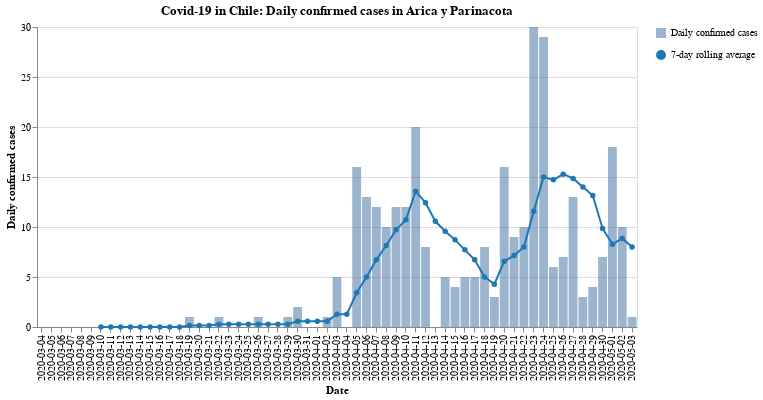

Notebook source saved alongside this figure:
### Code cell
#hide_input
bars, line = my_cases_plot(region)
(bars + line).properties(
    title=f'Covid-19 in Chile: Daily confirmed cases in {region}',
    width=600
)

### Figure 1 — Vega-Lite specification as saved in the notebook (floating-point values rounded to 4 significant figures)
{"config": {"view": {"continuousWidth": 400, "continuousHeight": 300}}, "layer": [{"mark": {"type": "bar", "opacity": 0.7}, "encoding": {"opacity": {"type": "nominal", "field": "Daily confirmed cases", "legend": {"title": ""}}, "tooltip": [{"type": "nominal", "field": "Date"}, {"type": "quantitative", "field": "Confirmed cases"}], "x": {"type": "nominal", "axis": {"title": "Date"}, "field": "Date"}, "y": {"type": "quantitative", "axis": {"title": "Daily confirmed cases"}, "field": "Confirmed cases"}}}, {"mark": {"type": "line", "color": "#1f77b4", "point": {"filled": true, "fill": "#1f77b4"}}, "encoding": {"shape": {"type": "nominal", "field": "7-day rolling average", "legend": {"title": ""}}, "x": {"type": "nominal", "axis": {"title": "Date"}, "field": "Date"}, "y": {"type": "quantitative", "field": "Rolling"}}}], "data": {"name": "data-8f741a4f49f39bdf8c0d128fa37a7892"}, "title": "Covid-19 in Chile: Daily confirmed cases in Arica y Parinacota", "width": 600, "$schema": "https://vega.github.io/schema/vega-lite/v4.8.1.json", "datasets": {"data-8f741a4f49f39bdf8c0d128fa37a7892": [{"Date": "2020-03-04", "Confirmed cases": 0, "Rolling": null, "Daily confirmed cases": "Daily confirmed cases", "7-day rolling average": "7-day rolling average"}, {"Date": "2020-03-05", "Confirmed cases": 0, "Rolling": null, "Daily confirmed cases": "Daily confirmed cases", "7-day rolling average": "7-day rolling average"}, {"Date": "2020-03-06", "Confirmed cases": 0, "Rolling": null, "Daily confirmed cases": "Daily confirmed cases", "7-day rolling average": "7-day rolling average"}, {"Date": "2020-03-07", "Confirmed cases": 0, "Rolling": null, "Daily confirmed cases": "Daily confirmed cases", "7-day rolling average": "7-day rolling average"}, {"Date": "2020-03-08", "Confirmed cases": 0, "Rolling": null, "Daily confirmed cases": "Daily confirmed cases", "7-day rolling average": "7-day rolling average"}, {"Date": "2020-03-09", "Confirmed cases": 0, "Rolling": null, "Daily confirmed cases": "Daily confirmed cases", "7-day rolling average": "7-day rolling average"}, {"Date": "2020-03-10", "Confirmed cases": 0, "Rolling": 0.0, "Daily confirmed cases": "Daily confirmed cases", "7-day rolling average": "7-day rolling average"}, {"Date": "2020-03-11", "Confirmed cases": 0, "Rolling": 0.0, "Daily confirmed cases": "Daily confirmed cases", "7-day rolling average": "7-day rolling average"}, {"Date": "2020-03-12", "Confirmed cases": 0, "Rolling": 0.0, "Daily confirmed cases": "Daily confirmed cases", "7-day rolling average": "7-day rolling average"}, {"Date": "2020-03-13", "Confirmed cases": 0, "Rolling": 0.0, "Daily confirmed cases": "Daily confirmed cases", "7-day rolling average": "7-day rolling average"}, {"Date": "2020-03-14", "Confirmed cases": 0, "Rolling": 0.0, "Daily confirmed cases": "Daily confirmed cases", "7-day rolling average": "7-day rolling average"}, {"Date": "2020-03-15", "Confirmed cases": 0, "Rolling": 0.0, "Daily confirmed cases": "Daily confirmed cases", "7-day rolling average": "7-day rolling average"}, {"Date": "2020-03-16", "Confirmed cases": 0, "Rolling": 0.0, "Daily confirmed cases": "Daily confirmed cases", "7-day rolling average": "7-day rolling average"}, {"Date": "2020-03-17", "Confirmed cases": 0, "Rolling": 0.0, "Daily confirmed cases": "Daily confirmed cases", "7-day rolling average": "7-day rolling average"}, {"Date": "2020-03-18", "Confirmed cases": 0, "Rolling": 0.0, "Daily confirmed cases": "Daily confirmed cases", "7-day rolling average": "7-day rolling average"}, {"Date": "2020-03-19", "Confirmed cases": 1, "Rolling": 0.1429, "Daily confirmed cases": "Daily confirmed cases", "7-day rolling average": "7-day rolling average"}, {"Date": "2020-03-20", "Confirmed cases": 0, "Rolling": 0.1429, "Daily confirmed cases": "Daily confirmed cases", "7-day rolling average": "7-day rolling average"}, {"Date": "2020-03-21", "Confirmed cases": 0, "Rolling": 0.1429, "Daily confirmed cases": "Daily confirmed cases", "7-day rolling average": "7-day rolling average"}, {"Date": "2020-03-22", "Confirmed cases": 1, "Rolling": 0.2857, "Daily confirmed cases": "Daily confirmed cases", "7-day rolling average": "7-day rolling average"}, {"Date": "2020-03-23", "Confirmed cases": 0, "Rolling": 0.2857, "Daily confirmed cases": "Daily confirmed cases", "7-day rolling average": "7-day rolling average"}, {"Date": "2020-03-24", "Confirmed cases": 0, "Rolling": 0.2857, "Daily confirmed cases": "Daily confirmed cases", "7-day rolling average": "7-day rolling average"}, {"Date": "2020-03-25", "Confirmed cases": 0, "Rolling": 0.2857, "Daily confirmed cases": "Daily confirmed cases", "7-day rolling average": "7-day rolling average"}, {"Date": "2020-03-26", "Confirmed cases": 1, "Rolling": 0.2857, "Daily confirmed cases": "Daily confirmed cases", "7-day rolling average": "7-day rolling average"}, {"Date": "2020-03-27", "Confirmed cases": 0, "Rolling": 0.2857, "Daily confirmed cases": "Daily confirmed cases", "7-day rolling average": "7-day rolling average"}, {"Date": "2020-03-28", "Confirmed cases": 0, "Rolling": 0.2857, "Daily confirmed cases": "Daily confirmed cases", "7-day rolling average": "7-day rolling average"}, {"Date": "2020-03-29", "Confirmed cases": 1, "Rolling": 0.2857, "Daily confirmed cases": "Daily confirmed cases", "7-day rolling average": "7-day rolling average"}, {"Date": "2020-03-30", "Confirmed cases": 2, "Rolling": 0.5714, "Daily confirmed cases": "Daily confirmed cases", "7-day rolling average": "7-day rolling average"}, {"Date": "2020-03-31", "Confirmed cases": 0, "Rolling": 0.5714, "Daily confirmed cases": "Daily confirmed cases", "7-day rolling average": "7-day rolling average"}, {"Date": "2020-04-01", "Confirmed cases": 0, "Rolling": 0.5714, "Daily confirmed cases": "Daily confirmed cases", "7-day rolling average": "7-day rolling average"}, {"Date": "2020-04-02", "Confirmed cases": 1, "Rolling": 0.5714, "Daily confirmed cases": "Daily confirmed cases", "7-day rolling average": "7-day rolling average"}, {"Date": "2020-04-03", "Confirmed cases": 5, "Rolling": 1.286, "Daily confirmed cases": "Daily confirmed cases", "7-day rolling average": "7-day rolling average"}, {"Date": "2020-04-04", "Confirmed cases": 0, "Rolling": 1.286, "Daily confirmed cases": "Daily confirmed cases", "7-day rolling average": "7-day rolling average"}, {"Date": "2020-04-05", "Confirmed cases": 16, "Rolling": 3.429, "Daily confirmed cases": "Daily confirmed cases", "7-day rolling average": "7-day rolling average"}, {"Date": "2020-04-06", "Confirmed cases": 13, "Rolling": 5.0, "Daily confirmed cases": "Daily confirmed cases", "7-day rolling average": "7-day rolling average"}, {"Date": "2020-04-07", "Confirmed cases": 12, "Rolling": 6.714, "Daily confirmed cases": "Daily confirmed cases", "7-day rolling average": "7-day rolling average"}, {"Date": "2020-04-08", "Confirmed cases": 10, "Rolling": 8.143, "Daily confirmed cases": "Daily confirmed cases", "7-day rolling average": "7-day rolling average"}, {"Date": "2020-04-09", "Confirmed cases": 12, "Rolling": 9.714, "Daily confirmed cases": "Daily confirmed cases", "7-day rolling average": "7-day rolling average"}, {"Date": "2020-04-10", "Confirmed cases": 12, "Rolling": 10.71, "Daily confirmed cases": "Daily confirmed cases", "7-day rolling average": "7-day rolling average"}, {"Date": "2020-04-11", "Confirmed cases": 20, "Rolling": 13.57, "Daily confirmed cases": "Daily confirmed cases", "7-day rolling average": "7-day rolling average"}, {"Date": "2020-04-12", "Confirmed cases": 8, "Rolling": 12.43, "Daily confirmed cases": "Daily confirmed cases", "7-day rolling average": "7-day rolling average"}, {"Date": "2020-04-13", "Confirmed cases": 0, "Rolling": 10.57, "Daily confirmed cases": "Daily confirmed cases", "7-day rolling average": "7-day rolling average"}, {"Date": "2020-04-14", "Confirmed cases": 5, "Rolling": 9.571, "Daily confirmed cases": "Daily confirmed cases", "7-day rolling average": "7-day rolling average"}, {"Date": "2020-04-15", "Confirmed cases": 4, "Rolling": 8.714, "Daily confirmed cases": "Daily confirmed cases", "7-day rolling average": "7-day rolling average"}, {"Date": "2020-04-16", "Confirmed cases": 5, "Rolling": 7.714, "Daily confirmed cases": "Daily confirmed cases", "7-day rolling average": "7-day rolling average"}, {"Date": "2020-04-17", "Confirmed cases": 5, "Rolling": 6.714, "Daily confirmed cases": "Daily confirmed cases", "7-day rolling average": "7-day rolling average"}, {"Date": "2020-04-18", "Confirmed cases": 8, "Rolling": 5.0, "Daily confirmed cases": "Daily confirmed cases", "7-day rolling average": "7-day rolling average"}, {"Date": "2020-04-19", "Confirmed cases": 3, "Rolling": 4.286, "Daily confirmed cases": "Daily confirmed cases", "7-day rolling average": "7-day rolling average"}, {"Date": "2020-04-20", "Confirmed cases": 16, "Rolling": 6.571, "Daily confirmed cases": "Daily confirmed cases", "7-day rolling average": "7-day rolling average"}, {"Date": "2020-04-21", "Confirmed cases": 9, "Rolling": 7.143, "Daily confirmed cases": "Daily confirmed cases", "7-day rolling average": "7-day rolling average"}, {"Date": "2020-04-22", "Confirmed cases": 10, "Rolling": 8.0, "Daily confirmed cases": "Daily confirmed cases", "7-day rolling average": "7-day rolling average"}, {"Date": "2020-04-23", "Confirmed cases": 30, "Rolling": 11.57, "Daily confirmed cases": "Daily confirmed cases", "7-day rolling average": "7-day rolling average"}, {"Date": "2020-04-24", "Confirmed cases": 29, "Rolling": 15.0, "Daily confirmed cases": "Daily confirmed cases", "7-day rolling average": "7-day rolling average"}, {"Date": "2020-04-25", "Confirmed cases": 6, "Rolling": 14.71, "Daily confirmed cases": "Daily confirmed cases", "7-day rolling average": "7-day rolling average"}, {"Date": "2020-04-26", "Confirmed cases": 7, "Rolling": 15.29, "Daily confirmed cases": "Daily confirmed cases", "7-day rolling average": "7-day rolling average"}, {"Date": "2020-04-27", "Confirmed cases": 13, "Rolling": 14.86, "Daily confirmed cases": "Daily confirmed cases", "7-day rolling average": "7-day rolling average"}, {"Date": "2020-04-28", "Confirmed cases": 3, "Rolling": 14.0, "Daily confirmed cases": "Daily confirmed cases", "7-day rolling average": "7-day rolling average"}, {"Date": "2020-04-29", "Confirmed cases": 4, "Rolling": 13.14, "Daily confirmed cases": "Daily confirmed cases", "7-day rolling average": "7-day rolling average"}, {"Date": "2020-04-30", "Confirmed cases": 7, "Rolling": 9.857, "Daily confirmed cases": "Daily confirmed cases", "7-day rolling average": "7-day rolling average"}, {"Date": "2020-05-01", "Confirmed cases": 18, "Rolling": 8.286, "Daily confirmed cases": "Daily confirmed cases", "7-day rolling average": "7-day rolling average"}, {"Date": "2020-05-02", "Confirmed cases": 10, "Rolling": 8.857, "Daily confirmed cases": "Daily confirmed cases", "7-day rolling average": "7-day rolling average"}, {"Date": "2020-05-03", "Confirmed cases": 1, "Rolling": 8.0, "Daily confirmed cases": "Daily confirmed cases", "7-day rolling average": "7-day rolling average"}]}}
